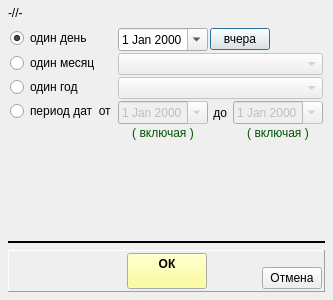
<?xml version="1.0" encoding="UTF-8"?>
<ui version="4.0">
 <class>get_date_wnd</class>
 <widget class="QDialog" name="get_date_wnd">
  <property name="geometry">
   <rect>
    <x>0</x>
    <y>0</y>
    <width>327</width>
    <height>300</height>
   </rect>
  </property>
  <property name="windowTitle">
   <string>-//-</string>
  </property>
  <layout class="QVBoxLayout" name="verticalLayout" stretch="0,0,1,0,0">
   <property name="spacing">
    <number>6</number>
   </property>
   <property name="leftMargin">
    <number>8</number>
   </property>
   <property name="topMargin">
    <number>6</number>
   </property>
   <property name="rightMargin">
    <number>8</number>
   </property>
   <property name="bottomMargin">
    <number>8</number>
   </property>
   <item>
    <widget class="QLabel" name="lab_message">
     <property name="minimumSize">
      <size>
       <width>300</width>
       <height>0</height>
      </size>
     </property>
     <property name="maximumSize">
      <size>
       <width>300</width>
       <height>16777215</height>
      </size>
     </property>
     <property name="text">
      <string>-//-</string>
     </property>
     <property name="wordWrap">
      <bool>true</bool>
     </property>
    </widget>
   </item>
   <item>
    <layout class="QFormLayout" name="formLayout">
     <property name="formAlignment">
      <set>Qt::AlignLeading|Qt::AlignLeft|Qt::AlignVCenter</set>
     </property>
     <property name="horizontalSpacing">
      <number>2</number>
     </property>
     <property name="verticalSpacing">
      <number>2</number>
     </property>
     <property name="leftMargin">
      <number>2</number>
     </property>
     <property name="topMargin">
      <number>2</number>
     </property>
     <property name="rightMargin">
      <number>2</number>
     </property>
     <property name="bottomMargin">
      <number>2</number>
     </property>
     <item row="2" column="0">
      <widget class="QRadioButton" name="rb_month">
       <property name="text">
        <string>один месяц</string>
       </property>
       <property name="checked">
        <bool>false</bool>
       </property>
      </widget>
     </item>
     <item row="4" column="0">
      <widget class="QRadioButton" name="rb_dates">
       <property name="text">
        <string>период дат  от</string>
       </property>
      </widget>
     </item>
     <item row="2" column="1">
      <widget class="QComboBox" name="combo_month">
       <property name="enabled">
        <bool>false</bool>
       </property>
       <property name="maxVisibleItems">
        <number>40</number>
       </property>
      </widget>
     </item>
     <item row="4" column="1">
      <layout class="QGridLayout" name="gridLayout">
       <property name="spacing">
        <number>2</number>
       </property>
       <item row="0" column="0">
        <widget class="QDateEdit" name="date_from">
         <property name="enabled">
          <bool>false</bool>
         </property>
         <property name="minimumSize">
          <size>
           <width>90</width>
           <height>0</height>
          </size>
         </property>
         <property name="maximumSize">
          <size>
           <width>90</width>
           <height>16777215</height>
          </size>
         </property>
         <property name="calendarPopup">
          <bool>true</bool>
         </property>
        </widget>
       </item>
       <item row="0" column="1">
        <widget class="QLabel" name="lab_to">
         <property name="text">
          <string> до </string>
         </property>
        </widget>
       </item>
       <item row="0" column="2">
        <widget class="QDateEdit" name="date_to">
         <property name="enabled">
          <bool>false</bool>
         </property>
         <property name="minimumSize">
          <size>
           <width>90</width>
           <height>0</height>
          </size>
         </property>
         <property name="maximumSize">
          <size>
           <width>90</width>
           <height>16777215</height>
          </size>
         </property>
         <property name="calendarPopup">
          <bool>true</bool>
         </property>
        </widget>
       </item>
       <item row="1" column="0">
        <widget class="QLabel" name="lab_side_from">
         <property name="enabled">
          <bool>true</bool>
         </property>
         <property name="palette">
          <palette>
           <active>
            <colorrole role="WindowText">
             <brush brushstyle="SolidPattern">
              <color alpha="255">
               <red>0</red>
               <green>85</green>
               <blue>0</blue>
              </color>
             </brush>
            </colorrole>
           </active>
           <inactive>
            <colorrole role="WindowText">
             <brush brushstyle="SolidPattern">
              <color alpha="255">
               <red>0</red>
               <green>85</green>
               <blue>0</blue>
              </color>
             </brush>
            </colorrole>
           </inactive>
           <disabled>
            <colorrole role="WindowText">
             <brush brushstyle="SolidPattern">
              <color alpha="255">
               <red>106</red>
               <green>104</green>
               <blue>100</blue>
              </color>
             </brush>
            </colorrole>
           </disabled>
          </palette>
         </property>
         <property name="text">
          <string>( включая )</string>
         </property>
         <property name="alignment">
          <set>Qt::AlignCenter</set>
         </property>
        </widget>
       </item>
       <item row="1" column="2">
        <widget class="QLabel" name="lab_side_to">
         <property name="enabled">
          <bool>true</bool>
         </property>
         <property name="palette">
          <palette>
           <active>
            <colorrole role="WindowText">
             <brush brushstyle="SolidPattern">
              <color alpha="255">
               <red>0</red>
               <green>85</green>
               <blue>0</blue>
              </color>
             </brush>
            </colorrole>
           </active>
           <inactive>
            <colorrole role="WindowText">
             <brush brushstyle="SolidPattern">
              <color alpha="255">
               <red>0</red>
               <green>85</green>
               <blue>0</blue>
              </color>
             </brush>
            </colorrole>
           </inactive>
           <disabled>
            <colorrole role="WindowText">
             <brush brushstyle="SolidPattern">
              <color alpha="255">
               <red>106</red>
               <green>104</green>
               <blue>100</blue>
              </color>
             </brush>
            </colorrole>
           </disabled>
          </palette>
         </property>
         <property name="text">
          <string>( включая )</string>
         </property>
         <property name="alignment">
          <set>Qt::AlignCenter</set>
         </property>
        </widget>
       </item>
      </layout>
     </item>
     <item row="3" column="1">
      <widget class="QComboBox" name="combo_year">
       <property name="enabled">
        <bool>false</bool>
       </property>
       <property name="maxVisibleItems">
        <number>40</number>
       </property>
      </widget>
     </item>
     <item row="3" column="0">
      <widget class="QRadioButton" name="rb_year">
       <property name="text">
        <string>один год</string>
       </property>
      </widget>
     </item>
     <item row="1" column="1">
      <layout class="QHBoxLayout" name="horizontalLayout_3">
       <item>
        <widget class="QDateEdit" name="date_date">
         <property name="minimumSize">
          <size>
           <width>90</width>
           <height>0</height>
          </size>
         </property>
         <property name="maximumSize">
          <size>
           <width>90</width>
           <height>16777215</height>
          </size>
         </property>
         <property name="calendarPopup">
          <bool>true</bool>
         </property>
        </widget>
       </item>
       <item>
        <widget class="QPushButton" name="bn_tomorrow">
         <property name="minimumSize">
          <size>
           <width>60</width>
           <height>0</height>
          </size>
         </property>
         <property name="maximumSize">
          <size>
           <width>60</width>
           <height>16777215</height>
          </size>
         </property>
         <property name="text">
          <string>вчера</string>
         </property>
        </widget>
       </item>
       <item>
        <spacer name="horizontalSpacer_4">
         <property name="orientation">
          <enum>Qt::Horizontal</enum>
         </property>
         <property name="sizeHint" stdset="0">
          <size>
           <width>2</width>
           <height>2</height>
          </size>
         </property>
        </spacer>
       </item>
      </layout>
     </item>
     <item row="1" column="0">
      <widget class="QRadioButton" name="rb_date">
       <property name="text">
        <string>один день</string>
       </property>
       <property name="checked">
        <bool>true</bool>
       </property>
      </widget>
     </item>
    </layout>
   </item>
   <item>
    <spacer name="verticalSpacer_2">
     <property name="orientation">
      <enum>Qt::Vertical</enum>
     </property>
     <property name="sizeHint" stdset="0">
      <size>
       <width>20</width>
       <height>20</height>
      </size>
     </property>
    </spacer>
   </item>
   <item>
    <widget class="Line" name="line">
     <property name="frameShadow">
      <enum>QFrame::Plain</enum>
     </property>
     <property name="lineWidth">
      <number>2</number>
     </property>
     <property name="orientation">
      <enum>Qt::Horizontal</enum>
     </property>
    </widget>
   </item>
   <item>
    <widget class="QFrame" name="frame">
     <property name="frameShape">
      <enum>QFrame::Panel</enum>
     </property>
     <property name="frameShadow">
      <enum>QFrame::Raised</enum>
     </property>
     <layout class="QHBoxLayout" name="horizontalLayout">
      <property name="spacing">
       <number>2</number>
      </property>
      <property name="leftMargin">
       <number>2</number>
      </property>
      <property name="topMargin">
       <number>2</number>
      </property>
      <property name="rightMargin">
       <number>2</number>
      </property>
      <property name="bottomMargin">
       <number>2</number>
      </property>
      <item>
       <widget class="QFrame" name="frame_2">
        <property name="minimumSize">
         <size>
          <width>60</width>
          <height>0</height>
         </size>
        </property>
        <property name="maximumSize">
         <size>
          <width>60</width>
          <height>16777215</height>
         </size>
        </property>
        <property name="frameShape">
         <enum>QFrame::NoFrame</enum>
        </property>
        <property name="frameShadow">
         <enum>QFrame::Raised</enum>
        </property>
       </widget>
      </item>
      <item>
       <spacer name="horizontalSpacer">
        <property name="orientation">
         <enum>Qt::Horizontal</enum>
        </property>
        <property name="sizeHint" stdset="0">
         <size>
          <width>42</width>
          <height>20</height>
         </size>
        </property>
       </spacer>
      </item>
      <item>
       <widget class="QPushButton" name="bn_save">
        <property name="palette">
         <palette>
          <active>
           <colorrole role="Button">
            <brush brushstyle="SolidPattern">
             <color alpha="255">
              <red>255</red>
              <green>255</green>
              <blue>127</blue>
             </color>
            </brush>
           </colorrole>
          </active>
          <inactive>
           <colorrole role="Button">
            <brush brushstyle="SolidPattern">
             <color alpha="255">
              <red>255</red>
              <green>255</green>
              <blue>127</blue>
             </color>
            </brush>
           </colorrole>
          </inactive>
          <disabled>
           <colorrole role="Button">
            <brush brushstyle="SolidPattern">
             <color alpha="255">
              <red>255</red>
              <green>255</green>
              <blue>127</blue>
             </color>
            </brush>
           </colorrole>
          </disabled>
         </palette>
        </property>
        <property name="font">
         <font>
          <weight>75</weight>
          <bold>true</bold>
         </font>
        </property>
        <property name="text">
         <string>ОК
</string>
        </property>
       </widget>
      </item>
      <item>
       <spacer name="horizontalSpacer_2">
        <property name="orientation">
         <enum>Qt::Horizontal</enum>
        </property>
        <property name="sizeHint" stdset="0">
         <size>
          <width>42</width>
          <height>20</height>
         </size>
        </property>
       </spacer>
      </item>
      <item>
       <layout class="QVBoxLayout" name="verticalLayout_2">
        <property name="spacing">
         <number>2</number>
        </property>
        <property name="leftMargin">
         <number>0</number>
        </property>
        <property name="topMargin">
         <number>0</number>
        </property>
        <property name="rightMargin">
         <number>0</number>
        </property>
        <property name="bottomMargin">
         <number>0</number>
        </property>
        <item>
         <spacer name="verticalSpacer">
          <property name="orientation">
           <enum>Qt::Vertical</enum>
          </property>
          <property name="sizeHint" stdset="0">
           <size>
            <width>2</width>
            <height>2</height>
           </size>
          </property>
         </spacer>
        </item>
        <item>
         <widget class="QPushButton" name="bn_cansel">
          <property name="minimumSize">
           <size>
            <width>60</width>
            <height>0</height>
           </size>
          </property>
          <property name="maximumSize">
           <size>
            <width>60</width>
            <height>16777215</height>
           </size>
          </property>
          <property name="text">
           <string>Отмена</string>
          </property>
         </widget>
        </item>
       </layout>
      </item>
     </layout>
    </widget>
   </item>
  </layout>
 </widget>
 <resources/>
 <connections/>
</ui>
